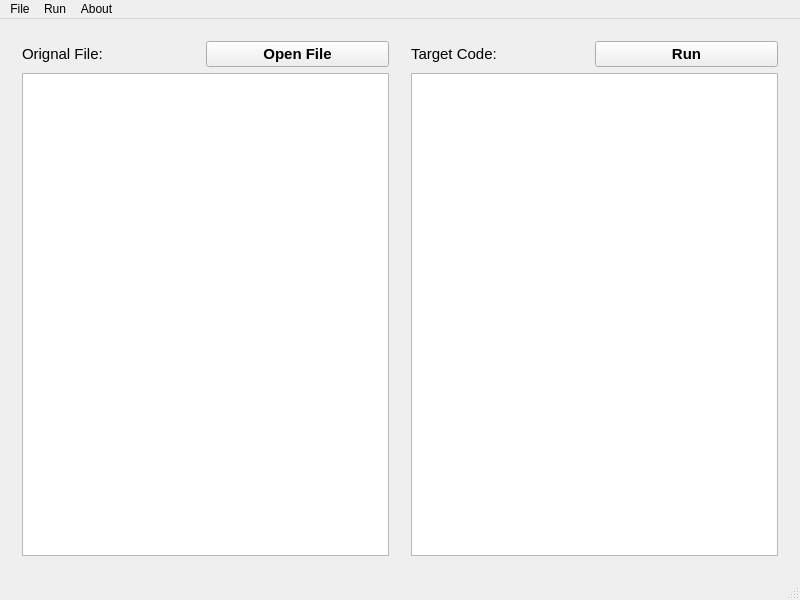
<?xml version="1.0" encoding="UTF-8"?>
<ui version="4.0">
 <class>MainWindow</class>
 <widget class="QMainWindow" name="MainWindow">
  <property name="geometry">
   <rect>
    <x>0</x>
    <y>0</y>
    <width>800</width>
    <height>600</height>
   </rect>
  </property>
  <property name="sizePolicy">
   <sizepolicy hsizetype="Fixed" vsizetype="Fixed">
    <horstretch>0</horstretch>
    <verstretch>0</verstretch>
   </sizepolicy>
  </property>
  <property name="minimumSize">
   <size>
    <width>800</width>
    <height>600</height>
   </size>
  </property>
  <property name="maximumSize">
   <size>
    <width>800</width>
    <height>600</height>
   </size>
  </property>
  <property name="windowTitle">
   <string>Compiler---first_group</string>
  </property>
  <widget class="QWidget" name="centralwidget">
   <layout class="QGridLayout" name="gridLayout">
    <item row="0" column="0">
     <widget class="QWidget" name="widget" native="true">
      <layout class="QHBoxLayout" name="horizontalLayout">
       <property name="spacing">
        <number>0</number>
       </property>
       <property name="leftMargin">
        <number>0</number>
       </property>
       <property name="topMargin">
        <number>0</number>
       </property>
       <property name="rightMargin">
        <number>0</number>
       </property>
       <property name="bottomMargin">
        <number>0</number>
       </property>
       <item>
        <widget class="QWidget" name="widget_2" native="true">
         <layout class="QVBoxLayout" name="verticalLayout">
          <item>
           <widget class="QWidget" name="widget_4" native="true">
            <layout class="QHBoxLayout" name="horizontalLayout_2">
             <property name="spacing">
              <number>0</number>
             </property>
             <property name="leftMargin">
              <number>0</number>
             </property>
             <property name="topMargin">
              <number>0</number>
             </property>
             <property name="rightMargin">
              <number>0</number>
             </property>
             <property name="bottomMargin">
              <number>0</number>
             </property>
             <item>
              <widget class="QLabel" name="label">
               <property name="font">
                <font>
                 <pointsize>11</pointsize>
                </font>
               </property>
               <property name="text">
                <string>Orignal File:</string>
               </property>
              </widget>
             </item>
             <item>
              <widget class="QPushButton" name="pushButton">
               <property name="font">
                <font>
                 <pointsize>11</pointsize>
                 <weight>75</weight>
                 <bold>true</bold>
                </font>
               </property>
               <property name="text">
                <string>Open File</string>
               </property>
              </widget>
             </item>
            </layout>
           </widget>
          </item>
          <item>
           <widget class="QTextEdit" name="textEdit"/>
          </item>
         </layout>
        </widget>
       </item>
       <item>
        <widget class="QWidget" name="widget_3" native="true">
         <layout class="QVBoxLayout" name="verticalLayout_2">
          <item>
           <widget class="QWidget" name="widget_5" native="true">
            <layout class="QHBoxLayout" name="horizontalLayout_3">
             <property name="spacing">
              <number>0</number>
             </property>
             <property name="leftMargin">
              <number>0</number>
             </property>
             <property name="topMargin">
              <number>0</number>
             </property>
             <property name="rightMargin">
              <number>0</number>
             </property>
             <property name="bottomMargin">
              <number>0</number>
             </property>
             <item>
              <widget class="QLabel" name="label_2">
               <property name="font">
                <font>
                 <pointsize>11</pointsize>
                </font>
               </property>
               <property name="text">
                <string>Target Code:</string>
               </property>
              </widget>
             </item>
             <item>
              <widget class="QPushButton" name="pushButton_2">
               <property name="font">
                <font>
                 <pointsize>11</pointsize>
                 <weight>75</weight>
                 <bold>true</bold>
                </font>
               </property>
               <property name="focusPolicy">
                <enum>Qt::StrongFocus</enum>
               </property>
               <property name="text">
                <string>Run</string>
               </property>
              </widget>
             </item>
            </layout>
           </widget>
          </item>
          <item>
           <widget class="QTextEdit" name="textEdit_2">
            <property name="enabled">
             <bool>true</bool>
            </property>
           </widget>
          </item>
         </layout>
        </widget>
       </item>
      </layout>
     </widget>
    </item>
   </layout>
  </widget>
  <widget class="QMenuBar" name="menubar">
   <property name="geometry">
    <rect>
     <x>0</x>
     <y>0</y>
     <width>800</width>
     <height>23</height>
    </rect>
   </property>
   <widget class="QMenu" name="menuFILE">
    <property name="title">
     <string>File</string>
    </property>
    <addaction name="actionOpen"/>
    <addaction name="actionSave"/>
    <addaction name="separator"/>
    <addaction name="actionClose"/>
   </widget>
   <widget class="QMenu" name="menuRUN">
    <property name="title">
     <string>Run</string>
    </property>
    <addaction name="actionRun"/>
    <addaction name="actionOpen_and_Run"/>
   </widget>
   <widget class="QMenu" name="menuAbout">
    <property name="title">
     <string>About</string>
    </property>
    <addaction name="actionAbout_this_Compiler"/>
   </widget>
   <addaction name="menuFILE"/>
   <addaction name="menuRUN"/>
   <addaction name="menuAbout"/>
  </widget>
  <widget class="QStatusBar" name="statusbar"/>
  <action name="actionOpen">
   <property name="text">
    <string>Open</string>
   </property>
  </action>
  <action name="actionClose">
   <property name="text">
    <string>Close</string>
   </property>
  </action>
  <action name="actionAbout_this_Compiler">
   <property name="text">
    <string>About this Compiler</string>
   </property>
  </action>
  <action name="actionRun">
   <property name="text">
    <string>Run</string>
   </property>
  </action>
  <action name="actionOpen_and_Run">
   <property name="text">
    <string>Open and Run</string>
   </property>
  </action>
  <action name="actionSave">
   <property name="text">
    <string>Save</string>
   </property>
  </action>
 </widget>
 <layoutdefault spacing="6" margin="11"/>
 <resources/>
 <connections/>
</ui>
